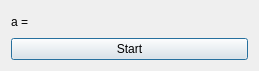
<ui version="4.0" >
 <class>Form</class>
 <widget class="QDialog" name="Form" >
  <property name="geometry" >
   <rect>
    <x>0</x>
    <y>0</y>
    <width>259</width>
    <height>71</height>
   </rect>
  </property>
  <property name="windowTitle" >
   <string>Wątki bez synchronizacji</string>
  </property>
  <property name="windowIcon" >
   <iconset resource="mywindow.qrc" >:/images/qt.png</iconset>
  </property>
  <layout class="QVBoxLayout" >
   <item>
    <widget class="QLabel" name="label" >
     <property name="text" >
      <string>a = </string>
     </property>
    </widget>
   </item>
   <item>
    <widget class="QPushButton" name="pushButton" >
     <property name="text" >
      <string>Start</string>
     </property>
    </widget>
   </item>
  </layout>
 </widget>
 <resources>
  <include location="mywindow.qrc" />
 </resources>
 <connections/>
</ui>
